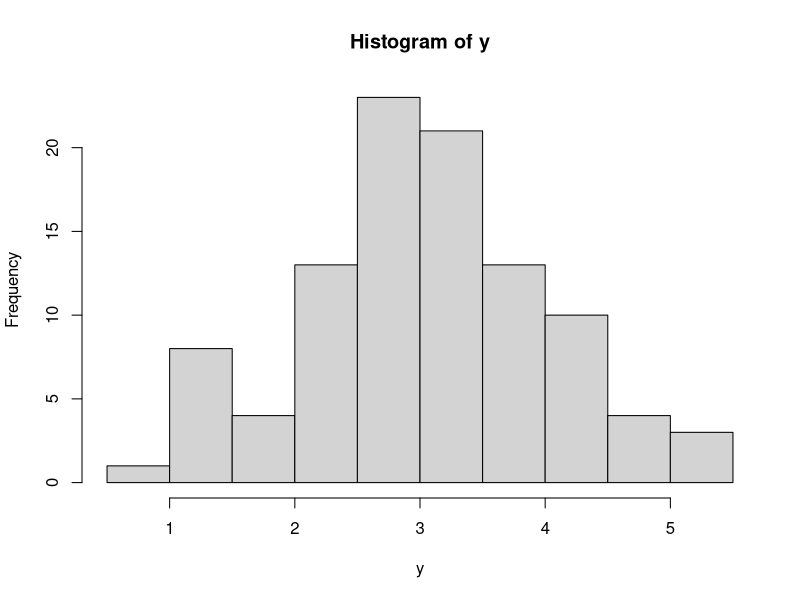

This chart was generated by the following R code:
## ---- chunk 1
1 + 1
## ---- chunk 2
#| echo: false
2 * 2
## ---- chunk 3
#| echo: false
#| include: true
#| eval: true
#| warning: false
#| file: code_1.R
## ---- chunk 4
#| echo: false
#| include: true
#| eval: true
#| warning: false
library(tidyverse)
library(ggplot2)
y = rnorm(100, 3, 1)
x = 3+5
print(y)

## ---- chunk 5
#| label: fig-hist_y
#| out-width: 40%
#| fig-cap: "Histograma de variable $y$."
#| warning: false
#| echo: false
hist(y)
